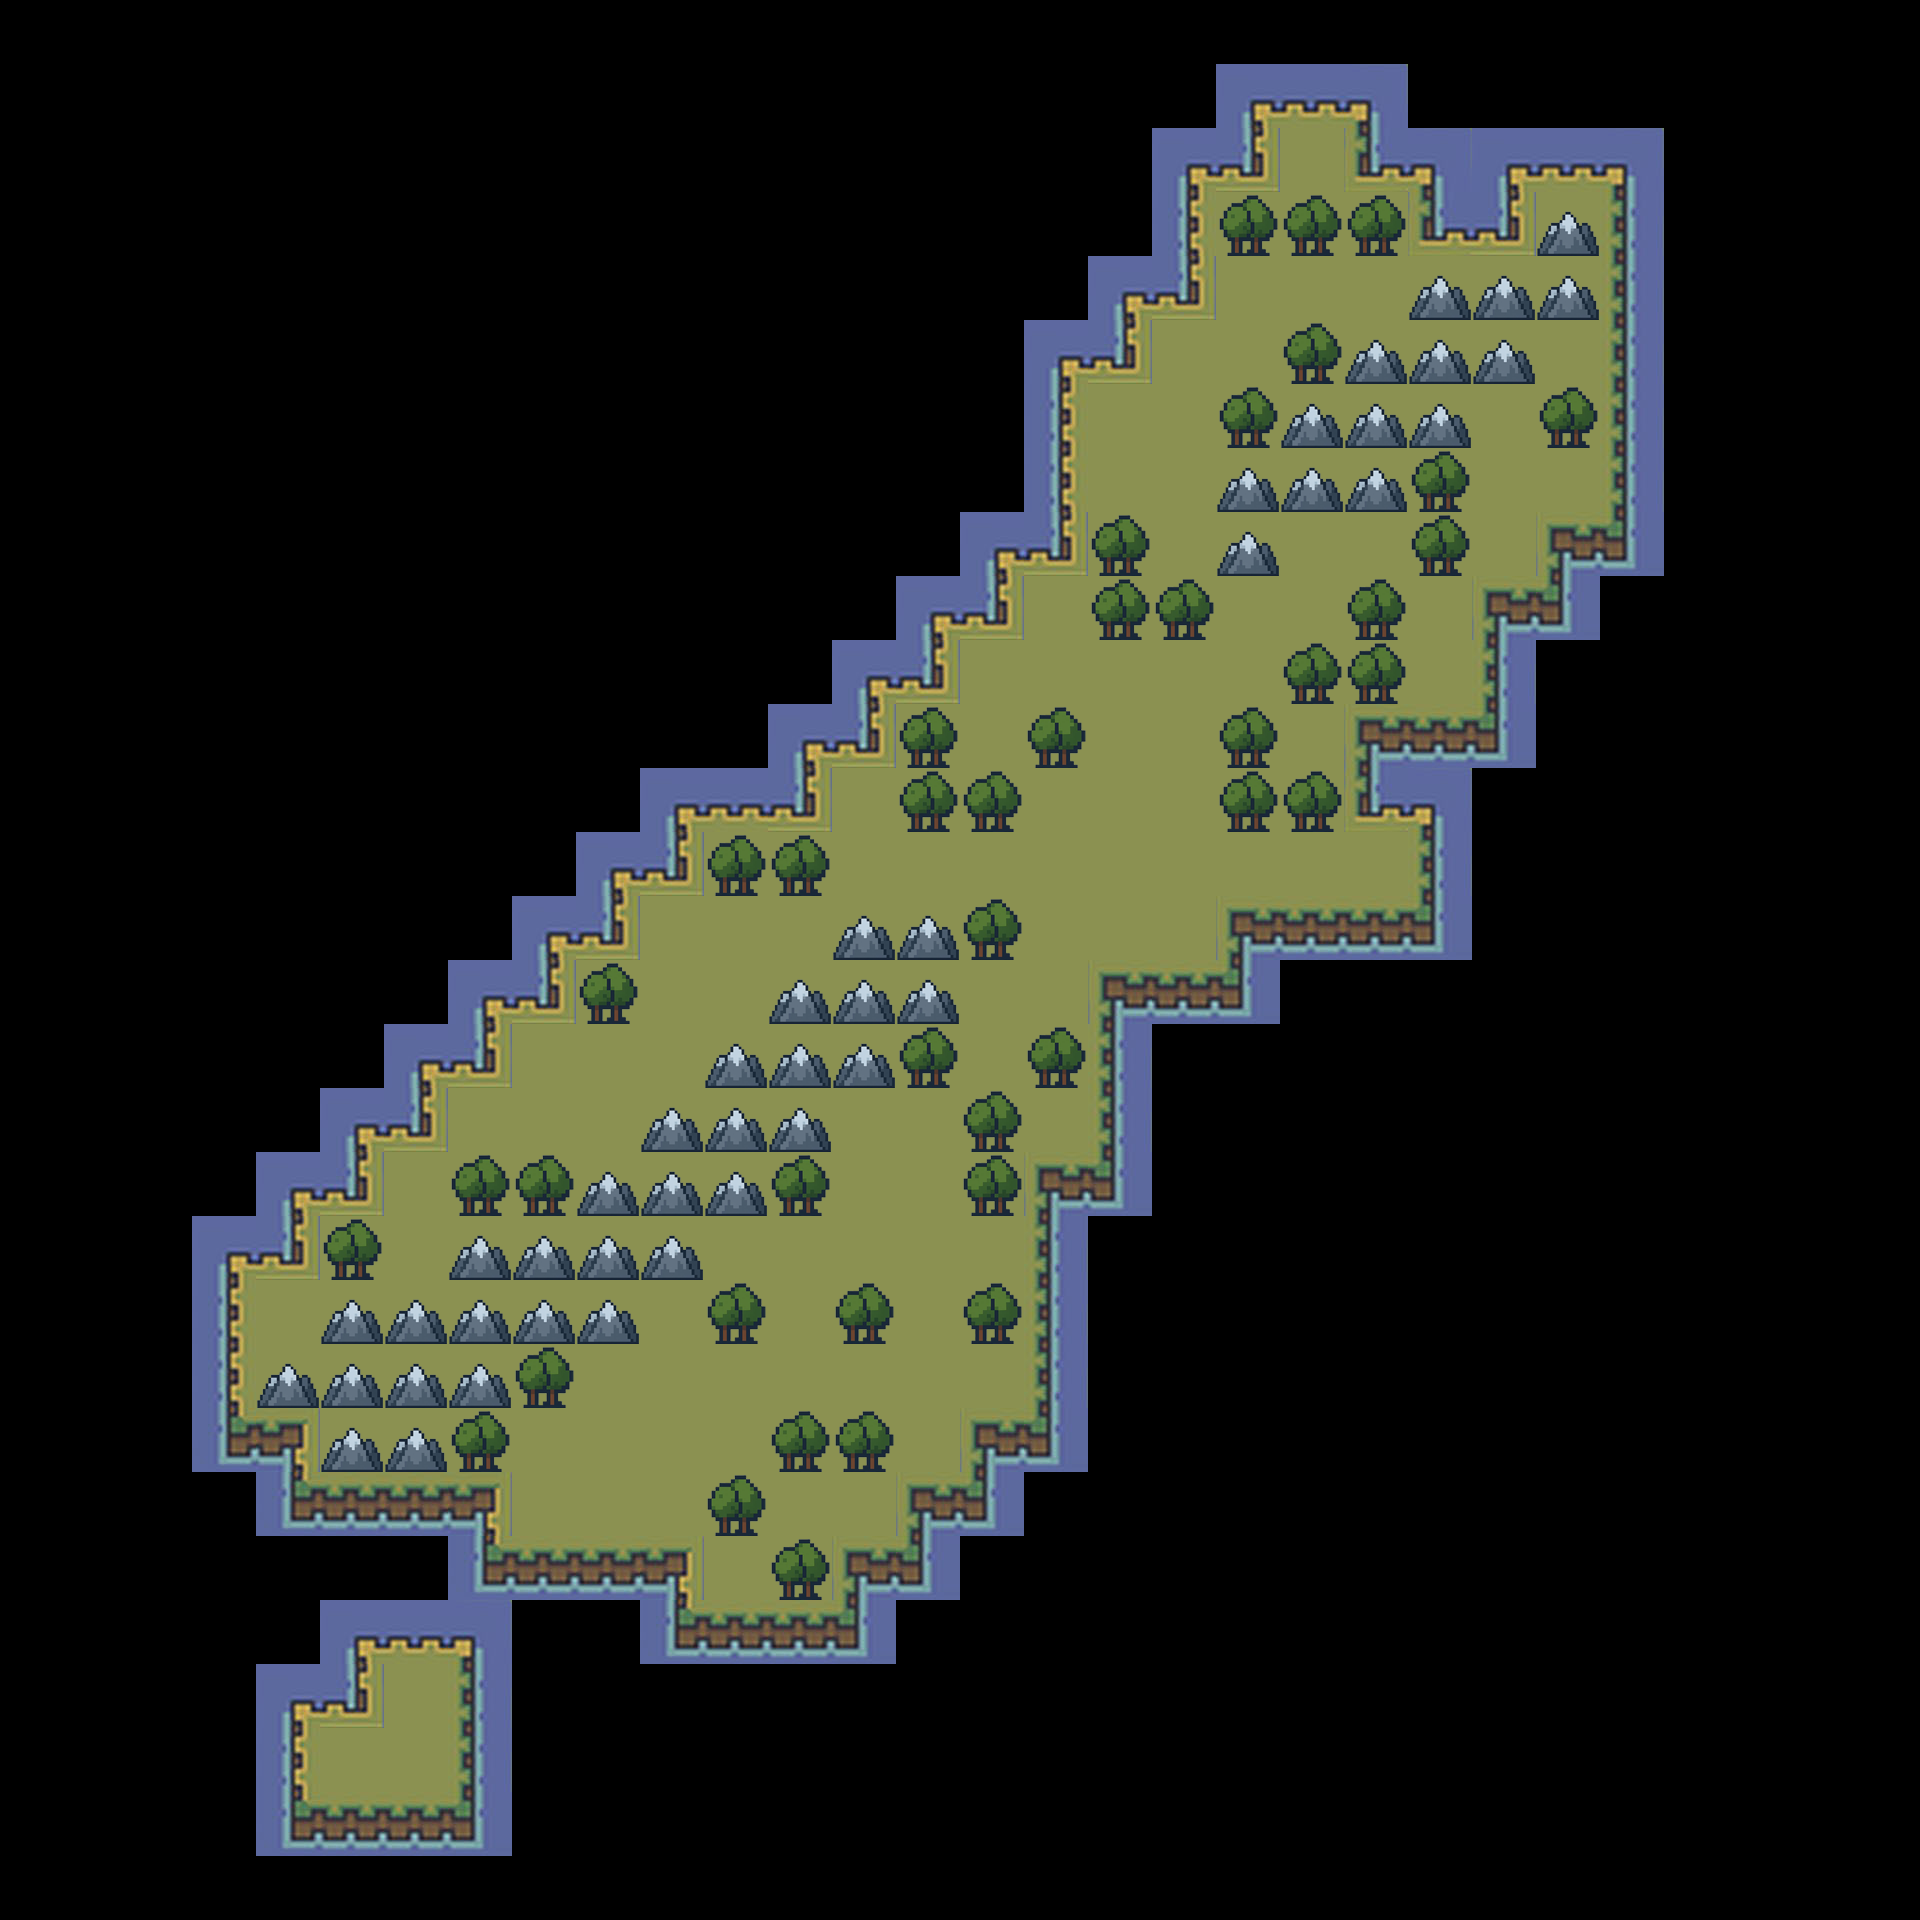

The image is a tile-based game level rendered from a .tmx file. Its description and complete source (layers, tilesets, objects, tile grids) follow:
An orthogonal 30x30 tile map with 64x64 px tiles, 2 tile layers (Tile Layer 1, Tile Layer 2), 4 tilesets.

<map version="1.10" tiledversion="1.11.2" orientation="orthogonal" renderorder="right-down" width="30" height="30" tilewidth="64" tileheight="64" infinite="0" nextlayerid="4" nextobjectid="1">
 <tileset firstgid="1" source="forestTileset.tsx" />
 <tileset firstgid="199" source="forestTileset.tsx" />
 <tileset firstgid="397" source="terrain_tileset.tsx" />
 <tileset firstgid="403" name="Terrain" tilewidth="64" tileheight="64" tilecount="2" columns="0">
  <grid orientation="orthogonal" width="1" height="1" />
  <tile id="0">
   <image source="Assets/Mountain.png" width="64" height="64" />
  </tile>
  <tile id="1">
   <image source="Assets/Trees.png" width="64" height="64" />
  </tile>
 </tileset>
 <layer id="1" name="Tile Layer 1" width="30" height="30">
  <data encoding="csv">
0,0,0,0,0,0,0,0,0,0,0,0,0,0,0,0,0,0,0,0,0,0,0,0,0,0,0,0,0,0,
0,0,0,0,0,0,0,0,0,0,0,0,0,0,0,0,0,0,0,112,113,114,0,0,0,0,0,0,0,0,
0,0,0,0,0,0,0,0,0,0,0,0,0,0,0,0,0,0,112,138,135,137,114,112,113,114,0,0,0,0,
0,0,0,0,0,0,0,0,0,0,0,0,0,0,0,0,0,0,134,135,135,135,137,138,135,136,0,0,0,0,
0,0,0,0,0,0,0,0,0,0,0,0,0,0,0,0,0,112,138,135,135,135,135,135,135,136,0,0,0,0,
0,0,0,0,0,0,0,0,0,0,0,0,0,0,0,0,112,138,135,135,135,135,135,135,135,136,0,0,0,0,
0,0,0,0,0,0,0,0,0,0,0,0,0,0,0,0,134,135,135,135,135,135,135,135,135,136,0,0,0,0,
0,0,0,0,0,0,0,0,0,0,0,0,0,0,0,0,134,135,135,135,135,135,135,135,135,136,0,0,0,0,
0,0,0,0,0,0,0,0,0,0,0,0,0,0,0,112,138,135,135,135,135,135,135,135,115,158,0,0,0,0,
0,0,0,0,0,0,0,0,0,0,0,0,0,0,112,138,135,135,135,135,135,135,135,115,158,0,0,0,0,0,
0,0,0,0,0,0,0,0,0,0,0,0,0,112,138,135,135,135,135,135,135,135,135,136,0,0,0,0,0,0,
0,0,0,0,0,0,0,0,0,0,0,0,112,138,135,135,135,135,135,135,135,115,157,158,0,0,0,0,0,0,
0,0,0,0,0,0,0,0,0,0,112,113,138,135,135,135,135,135,135,135,135,137,114,0,0,0,0,0,0,0,
0,0,0,0,0,0,0,0,0,112,138,135,135,135,135,135,135,135,135,135,135,135,136,0,0,0,0,0,0,0,
0,0,0,0,0,0,0,0,112,138,135,135,135,135,135,135,135,135,135,115,157,157,158,0,0,0,0,0,0,0,
0,0,0,0,0,0,0,112,138,135,135,135,135,135,135,135,135,115,157,158,0,0,0,0,0,0,0,0,0,0,
0,0,0,0,0,0,112,138,135,135,135,135,135,135,135,135,135,136,0,0,0,0,0,0,0,0,0,0,0,0,
0,0,0,0,0,112,138,135,135,135,135,135,135,135,135,135,135,136,0,0,0,0,0,0,0,0,0,0,0,0,
0,0,0,0,112,138,135,135,135,135,135,135,135,135,135,135,115,158,0,0,0,0,0,0,0,0,0,0,0,0,
0,0,0,112,138,135,135,135,135,135,135,135,135,135,135,135,136,0,0,0,0,0,0,0,0,0,0,0,0,0,
0,0,0,134,135,135,135,135,135,135,135,135,135,135,135,135,136,0,0,0,0,0,0,0,0,0,0,0,0,0,
0,0,0,134,135,135,135,135,135,135,135,135,135,135,135,135,136,0,0,0,0,0,0,0,0,0,0,0,0,0,
0,0,0,156,116,135,135,135,135,135,135,135,135,135,135,115,158,0,0,0,0,0,0,0,0,0,0,0,0,0,
0,0,0,0,156,157,157,116,135,135,135,135,135,135,115,158,0,0,0,0,0,0,0,0,0,0,0,0,0,0,
0,0,0,0,0,0,0,156,157,157,116,135,135,115,158,0,0,0,0,0,0,0,0,0,0,0,0,0,0,0,
0,0,0,0,0,112,113,114,0,0,156,157,157,158,0,0,0,0,0,0,0,0,0,0,0,0,0,0,0,0,
0,0,0,0,112,138,135,136,0,0,0,0,0,0,0,0,0,0,0,0,0,0,0,0,0,0,0,0,0,0,
0,0,0,0,134,135,135,136,0,0,0,0,0,0,0,0,0,0,0,0,0,0,0,0,0,0,0,0,0,0,
0,0,0,0,156,157,157,158,0,0,0,0,0,0,0,0,0,0,0,0,0,0,0,0,0,0,0,0,0,0,
0,0,0,0,0,0,0,0,0,0,0,0,0,0,0,0,0,0,0,0,0,0,0,0,0,0,0,0,0,0
</data>
 </layer>
 <layer id="2" name="Tile Layer 2" width="30" height="30">
  <data encoding="csv">
0,0,0,0,0,0,0,0,0,0,0,0,0,0,0,0,0,0,0,0,0,0,0,0,0,0,0,0,0,0,
0,0,0,0,0,0,0,0,0,0,0,0,0,0,0,0,0,0,0,0,0,0,0,0,0,0,0,0,0,0,
0,0,0,0,0,0,0,0,0,0,0,0,0,0,0,0,0,0,0,0,0,0,0,0,0,0,0,0,0,0,
0,0,0,0,0,0,0,0,0,0,0,0,0,0,0,0,0,0,0,404,404,404,0,0,403,0,0,0,0,0,
0,0,0,0,0,0,0,0,0,0,0,0,0,0,0,0,0,0,0,0,0,0,403,403,403,0,0,0,0,0,
0,0,0,0,0,0,0,0,0,0,0,0,0,0,0,0,0,0,0,0,404,403,403,403,0,0,0,0,0,0,
0,0,0,0,0,0,0,0,0,0,0,0,0,0,0,0,0,0,0,404,403,403,403,0,404,0,0,0,0,0,
0,0,0,0,0,0,0,0,0,0,0,0,0,0,0,0,0,0,0,403,403,403,404,0,0,0,0,0,0,0,
0,0,0,0,0,0,0,0,0,0,0,0,0,0,0,0,0,404,0,403,0,0,404,0,0,0,0,0,0,0,
0,0,0,0,0,0,0,0,0,0,0,0,0,0,0,0,0,404,404,0,0,404,0,0,0,0,0,0,0,0,
0,0,0,0,0,0,0,0,0,0,0,0,0,0,0,0,0,0,0,0,404,404,0,0,0,0,0,0,0,0,
0,0,0,0,0,0,0,0,0,0,0,0,0,0,404,0,404,0,0,404,0,0,0,0,0,0,0,0,0,0,
0,0,0,0,0,0,0,0,0,0,0,0,0,0,404,404,0,0,0,404,404,0,0,0,0,0,0,0,0,0,
0,0,0,0,0,0,0,0,0,0,0,404,404,0,0,0,0,0,0,0,0,0,0,0,0,0,0,0,0,0,
0,0,0,0,0,0,0,0,0,0,0,0,0,403,403,404,0,0,0,0,0,0,0,0,0,0,0,0,0,0,
0,0,0,0,0,0,0,0,0,404,0,0,403,403,403,0,0,0,0,0,0,0,0,0,0,0,0,0,0,0,
0,0,0,0,0,0,0,0,0,0,0,403,403,403,404,0,404,0,0,0,0,0,0,0,0,0,0,0,0,0,
0,0,0,0,0,0,0,0,0,0,403,403,403,0,0,404,0,0,0,0,0,0,0,0,0,0,0,0,0,0,
0,0,0,0,0,0,0,404,404,403,403,403,404,0,0,404,0,0,0,0,0,0,0,0,0,0,0,0,0,0,
0,0,0,0,0,404,0,403,403,403,403,0,0,0,0,0,0,0,0,0,0,0,0,0,0,0,0,0,0,0,
0,0,0,0,0,403,403,403,403,403,0,404,0,404,0,404,0,0,0,0,0,0,0,0,0,0,0,0,0,0,
0,0,0,0,403,403,403,403,404,0,0,0,0,0,0,0,0,0,0,0,0,0,0,0,0,0,0,0,0,0,
0,0,0,0,0,403,403,404,0,0,0,0,404,404,0,0,0,0,0,0,0,0,0,0,0,0,0,0,0,0,
0,0,0,0,0,0,0,0,0,0,0,404,0,0,0,0,0,0,0,0,0,0,0,0,0,0,0,0,0,0,
0,0,0,0,0,0,0,0,0,0,0,0,404,0,0,0,0,0,0,0,0,0,0,0,0,0,0,0,0,0,
0,0,0,0,0,0,0,0,0,0,0,0,0,0,0,0,0,0,0,0,0,0,0,0,0,0,0,0,0,0,
0,0,0,0,0,0,0,0,0,0,0,0,0,0,0,0,0,0,0,0,0,0,0,0,0,0,0,0,0,0,
0,0,0,0,0,0,0,0,0,0,0,0,0,0,0,0,0,0,0,0,0,0,0,0,0,0,0,0,0,0,
0,0,0,0,0,0,0,0,0,0,0,0,0,0,0,0,0,0,0,0,0,0,0,0,0,0,0,0,0,0,
0,0,0,0,0,0,0,0,0,0,0,0,0,0,0,0,0,0,0,0,0,0,0,0,0,0,0,0,0,0
</data>
 </layer>
</map>
